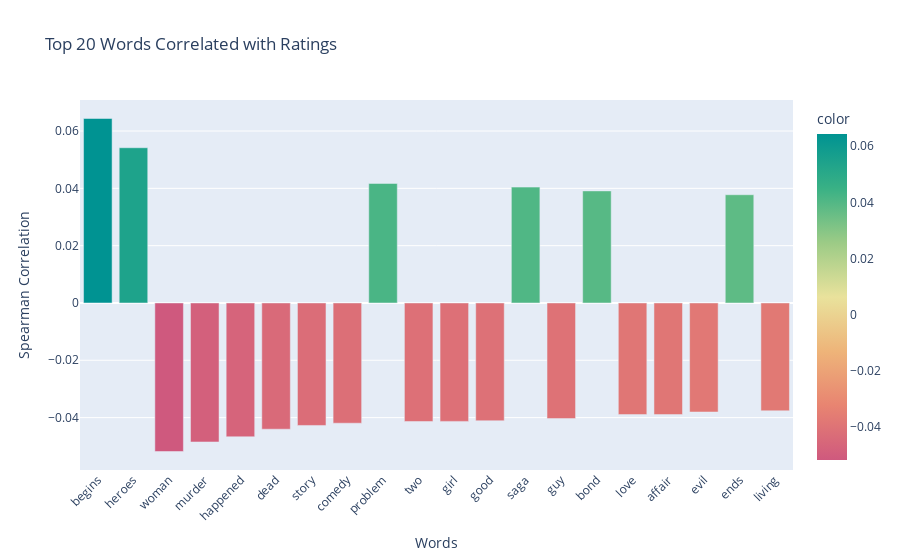

The notebook cell this image was saved under:
### Markdown cell above
Taglines vs Ratings

### Code cell
sentiment_utils.word_rating_correlation(df, text_column='processed_tagline', rating_column='popularity', top_n=20)

### Figure 1 — Plotly figure (JSON) as saved in the notebook; plotly's stock layout.template omitted (floating-point values rounded to 4 significant figures)
{"data": [{"alignmentgroup": "True", "hovertemplate": "Words=%{x}<br>Spearman Correlation=%{y}<br>color=%{marker.color}<extra></extra>", "legendgroup": "", "marker": {"color": [0.06437, 0.05417, -0.05183, -0.04851, -0.0467, -0.04405, -0.04275, -0.04195, 0.04171, -0.04136, -0.04132, -0.04111, 0.04043, -0.04035, 0.0391, -0.03896, -0.03896, -0.03805, 0.03777, -0.03763], "coloraxis": "coloraxis", "pattern": {"shape": ""}}, "name": "", "offsetgroup": "", "orientation": "v", "showlegend": false, "textposition": "auto", "type": "bar", "x": ["begins", "heroes", "woman", "murder", "happened", "dead", "story", "comedy", "problem", "two", "girl", "good", "saga", "guy", "bond", "love", "affair", "evil", "ends", "living"], "xaxis": "x", "y": [0.06437, 0.05417, -0.05183, -0.04851, -0.0467, -0.04405, -0.04275, -0.04195, 0.04171, -0.04136, -0.04132, -0.04111, 0.04043, -0.04035, 0.0391, -0.03896, -0.03896, -0.03805, 0.03777, -0.03763], "yaxis": "y"}], "layout": {"barmode": "relative", "coloraxis": {"colorbar": {"title": {"text": "color"}}, "colorscale": [[0, "rgb(207, 89, 126)"], [0.1667, "rgb(232, 132, 113)"], [0.3333, "rgb(238, 180, 121)"], [0.5, "rgb(233, 226, 156)"], [0.6667, "rgb(156, 203, 134)"], [0.8333, "rgb(57, 177, 133)"], [1, "rgb(0, 147, 146)"]]}, "legend": {"tracegroupgap": 0}, "title": {"text": "Top 20 Words Correlated with Ratings"}, "xaxis": {"anchor": "y", "domain": [0, 1], "tickangle": -45, "title": {"text": "Words"}}, "yaxis": {"anchor": "x", "domain": [0, 1], "title": {"text": "Spearman Correlation"}}}}
